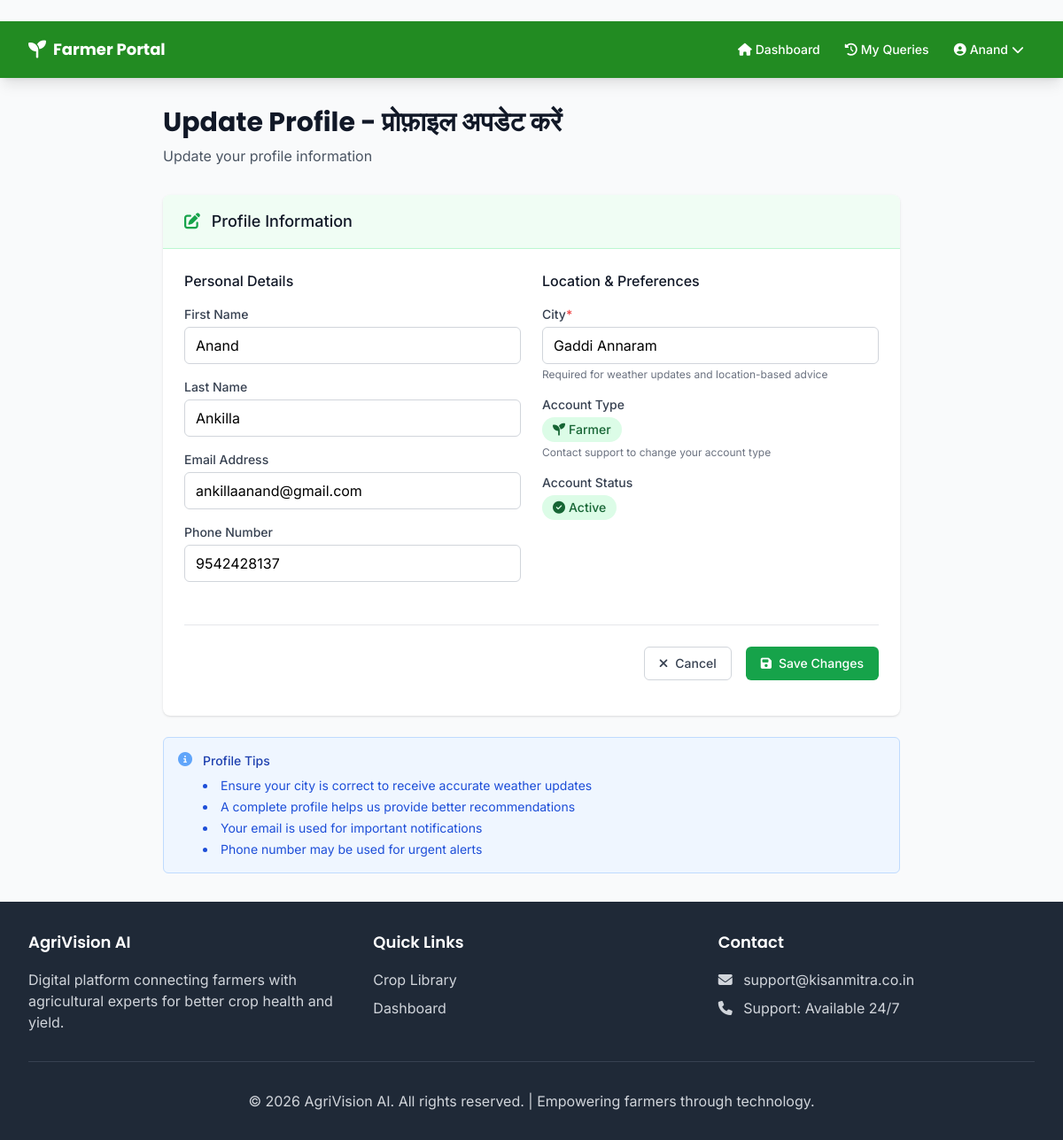
The page /dashboard/profile/update/ (signed in) on the database its author committed.
### core/models.py (models this page shows, shortened)
class User(AbstractUser):
    USER_TYPE_CHOICES = [
        ('farmer', _('Farmer')),
        ('expert', _('Expert')),
        ('admin', _('Administrator')),
    ]
    user_type = models.CharField(
        max_length=10,
        choices=USER_TYPE_CHOICES,
        default='farmer',
        help_text=_('Type of user: Farmer, Expert, or Administrator')
    )
    phone_number = models.CharField(
        max_length=15,
        blank=True,
        null=True,
        help_text=_('Contact phone number')
    )
    address = models.TextField(
        blank=True,
        null=True,
        help_text=_('Physical address')
    )
    city = models.CharField(
        max_length=100,
        blank=True,
        null=True,
        help_text=_("City for weather forecast, e.g., Hyderabad")
    )
    badges = models.JSONField(
        default=list,
        blank=True,
        help_text=_('Badges earned by the user')
    )
    created_at = models.DateTimeField(auto_now_add=True)
    updated_at = models.DateTimeField(auto_now=True)
    @property
    def is_farmer(self):
        return self.user_type == 'farmer'

### core/views.py (the view, shortened to what this page needs)
# urls.py: path('profile/update/', views.UpdateProfileView.as_view(), name='update_profile'),
class UpdateProfileView(LoginRequiredMixin, UpdateView):
    model = User
    form_class = ProfileUpdateForm
    template_name = 'dashboard/update_profile.html'
    success_url = reverse_lazy('core:profile')
    def get_object(self):
        return self.request.user
    def get_context_data(self, **kwargs):
        context = super().get_context_data(**kwargs)
        context['page_title'] = 'Update Profile - प्रोफ़ाइल अपडेट करें'
        return context

### templates/dashboard/update_profile.html (shortened to what this page needs)
﻿{% extends 'base.html' %}
{% block content %}
<div class="max-w-4xl mx-auto px-4 sm:px-6 lg:px-8 py-8">
    <div class="mb-8">
        <h1 class="font-heading font-bold text-3xl text-gray-900">{{ page_title }}</h1>
        <p class="text-gray-600 mt-2">Update your profile information</p>
    </div>
    <div class="bg-white shadow rounded-lg overflow-hidden">
        <div class="px-6 py-4 bg-green-50 border-b border-green-200">
            <h2 class="text-lg font-medium text-gray-900">
                <i class="fas fa-edit text-green-600 mr-2"></i>
                Profile Information</h2>
        </div>
        <form method="post" class="px-6 py-6">
            <div class="grid grid-cols-1 md:grid-cols-2 gap-6">
                <div>
                    <h3 class="text-base font-medium text-gray-900 mb-4">Personal Details</h3>
                    <div class="mb-4">
                        <label for="{{ form.first_name.id_for_label }}" class="block text-sm font-medium text-gray-700 mb-1">
                            First Name</label>
                        {{ form.first_name }}
                    </div>
                    <div class="mb-4">
                        <label for="{{ form.last_name.id_for_label }}" class="block text-sm font-medium text-gray-700 mb-1">
                            Last Name</label>
                        {{ form.last_name }}
                    </div>
                    <div class="mb-4">
                        <label for="{{ form.email.id_for_label }}" class="block text-sm font-medium text-gray-700 mb-1">
                            Email Address</label>
                        {{ form.email }}
                    </div>
                    <div class="mb-4">
                        <label for="{{ form.phone_number.id_for_label }}" class="block text-sm font-medium text-gray-700 mb-1">
                            Phone Number</label>
                        {{ form.phone_number }}
                    </div>
                </div>
                <div>
                    <h3 class="text-base font-medium text-gray-900 mb-4">Location & Preferences</h3>
                    <div class="mb-4">
                        <label for="{{ form.city.id_for_label }}" class="block text-sm font-medium text-gray-700 mb-1">
                            City<span class="text-red-500">*</span>
                        </label>
                        {{ form.city }}
                        <p class="mt-1 text-xs text-gray-500">
                            Required for weather updates and location-based advice
                        </p>
                    </div>
                    <div class="mb-4">
                        <label class="block text-sm font-medium text-gray-700 mb-1">
                            Account Type</label>
                        <div class="mt-1">
                            {% if user.is_farmer %}
                                <span class="inline-flex items-center px-3 py-1 rounded-full text-sm font-medium bg-green-100 text-green-800">
                                    <i class="fas fa-seedling mr-1"></i> Farmer</span>
                            {% elif user.is_expert %}
                                <span class="inline-flex items-center px-3 py-1 rounded-full text-sm font-medium bg-blue-100 text-blue-800">
                                    <i class="fas fa-graduation-cap mr-1"></i> Expert</span>
                            {% elif user.is_staff %}
                                <span class="inline-flex items-center px-3 py-1 rounded-full text-sm font-medium bg-gray-100 text-gray-800">
                                    <i class="fas fa-cog mr-1"></i> Administrator
                                </span>
                            {% endif %}
                        </div>
                        <p class="mt-1 text-xs text-gray-500">
                            Contact support to change your account type
                        </p>
                    </div>
                    <div class="mb-4">
                        <label class="block text-sm font-medium text-gray-700 mb-1">
                            Account Status
                        </label>
                        <div class="mt-1">
                            {% if user.is_active %}
                                <span class="inline-flex items-center px-3 py-1 rounded-full text-sm font-medium bg-green-100 text-green-800">
                                    <i class="fas fa-check-circle mr-1"></i> Active
                                </span>
                            {% else %}
                                <span class="inline-flex items-center px-3 py-1 rounded-full text-sm font-medium bg-red-100 text-red-800">
                                    <i class="fas fa-times-circle mr-1"></i> Inactive
                                </span>
                            {% endif %}
                        </div>
                    </div>
                </div>
            </div>
            <div class="mt-8 pt-6 border-t border-gray-200">
                <div class="flex flex-col sm:flex-row gap-4 justify-end">
                    <a href="{% url 'core:profile' %}"
                       class="inline-flex items-center justify-center px-4 py-2 border border-gray-300 text-sm font-medium rounded-md text-gray-700 bg-white hover:bg-gray-50 focus:outline-none focus:ring-2 focus:ring-offset-2 focus:ring-green-500">
                        <i class="fas fa-times mr-2"></i>
                        Cancel</a>
                    <button type="submit"
                            class="inline-flex items-center justify-center px-4 py-2 border border-transparent text-sm font-medium rounded-md text-white bg-green-600 hover:bg-green-700 focus:outline-none focus:ring-2 focus:ring-offset-2 focus:ring-green-500">
                        <i class="fas fa-save mr-2"></i>
                        Save Changes</button>
                </div>
            </div>
        </form>
    </div>
    <div class="mt-6 bg-blue-50 border border-blue-200 rounded-md p-4">
        <div class="flex">
            <div class="flex-shrink-0">
                <i class="fas fa-info-circle text-blue-400"></i>
            </div>
            <div class="ml-3">
                <h3 class="text-sm font-medium text-blue-800">
                    Profile Tips</h3>
                <div class="mt-2 text-sm text-blue-700">
                    <ul class="list-disc list-inside space-y-1">
                        <li>Ensure your city is correct to receive accurate weather updates</li>
                        <li>A complete profile helps us provide better recommendations</li>
                        <li>Your email is used for important notifications</li>
                        <li>Phone number may be used for urgent alerts</li>
                    </ul>
                </div>
            </div>
        </div>
    </div>
</div>
{% endblock %}

### templates/base.html (shortened to what this page needs)
{% load i18n %}
<!DOCTYPE html>
<html lang="en">
<head>
    <script src="https://cdn.tailwindcss.com"></script>
    <link rel="stylesheet" href="https://cdnjs.cloudflare.com/ajax/libs/font-awesome/6.4.0/css/all.min.css">
</head>
<body class="font-body bg-gray-50 min-h-screen">
    {% if user.is_authenticated %}
        <nav class="bg-kisan-green shadow-lg">
            <div class="max-w-7xl mx-auto px-4 sm:px-6 lg:px-8">
                <div class="flex justify-between h-16">
                    <div class="flex items-center min-w-0 flex-1">
                        <div class="flex-shrink-0 flex items-center">
                            <i class="fas fa-seedling text-white text-xl mr-2"></i>
                            <span class="font-heading font-bold text-white text-lg whitespace-nowrap">
                                {% if user.is_farmer %}
                                    Farmer Portal
                                {% elif user.is_expert %}
                                    Expert Center
                                {% else %}
                                    AgriVision AI
                                {% endif %}
                            </span>
                        </div>
                    </div>
                    <div class="hidden lg:flex items-center space-x-1">
                        <a href="{% url 'core:dashboard' %}" class="text-white hover:text-kisan-wheat px-3 py-2 rounded-md text-sm font-medium">
                            <i class="fas fa-home mr-1"></i>{% trans "Dashboard" %}
                        </a>
                        {% if user.is_farmer %}
                            <a href="{% url 'core:query_history' %}" class="text-white hover:text-kisan-wheat px-3 py-2 rounded-md text-sm font-medium">
                                <i class="fas fa-history mr-1"></i>{% trans "My Queries" %}
                            </a>
                        {% endif %}
                        <div class="relative group">
                            <button class="text-white hover:text-kisan-wheat px-3 py-2 rounded-md text-sm font-medium flex items-center">
                                <i class="fas fa-user-circle mr-1"></i>
                                {{ user.first_name|default:user.username|truncatechars:8 }}
                                <i class="fas fa-chevron-down ml-1"></i>
                            </button>
                        </div>
                    </div>
                </div>
            </div>
        </nav>
    {% endif %}
    <main>
        {% block content %}{% endblock %}
    </main>
    <footer class="bg-gray-800 text-white py-8 mt-auto">
        <div class="max-w-7xl mx-auto px-4 sm:px-6 lg:px-8">
            <div class="grid grid-cols-1 md:grid-cols-3 gap-8">
                <div>
                    <h3 class="font-heading font-semibold text-lg mb-4">{% trans "AgriVision AI" %}</h3>
                    <p class="text-gray-300">{% trans "Digital platform connecting farmers with agricultural experts for better crop health and yield." %}</p>
                </div>
                <div>
                    <h3 class="font-heading font-semibold text-lg mb-4">{% trans "Quick Links" %}</h3>
                    <ul class="space-y-2 text-gray-300">
                        <li><a href="{% url 'core:crop_library' %}" class="hover:text-white">{% trans "Crop Library" %}</a></li>
                        {% if user.is_authenticated %}
                            <li><a href="{% url 'core:dashboard' %}" class="hover:text-white">{% trans "Dashboard" %}</a></li>
                        {% else %}
                            <li><a href="{% url 'core:login' %}" class="hover:text-white">{% trans "Login" %}</a></li>
                            <li><a href="{% url 'core:signup' %}" class="hover:text-white">{% trans "Register" %}</a></li>
                        {% endif %}
                    </ul>
                </div>
                <div>
                    <h3 class="font-heading font-semibold text-lg mb-4">{% trans "Contact" %}</h3>
                    <p class="text-gray-300">
                        <i class="fas fa-envelope mr-2"></i>
                        support@kisanmitra.co.in
                    </p>
                    <p class="text-gray-300 mt-2">
                        <i class="fas fa-phone mr-2"></i>
                        {% trans "Support: Available 24/7" %}
                    </p>
                </div>
            </div>
            <div class="border-t border-gray-700 mt-8 pt-8 text-center text-gray-300">
                <p>&copy; 2026 {% trans "AgriVision AI. All rights reserved. | Empowering farmers through technology." %}</p>
            </div>
        </div>
    </footer>
</body>
</html>

### templates/dashboard/update_profile.html (style rules this page uses)
form input[type="text"], form input[type="email"], form input[type="tel"] { @apply mt-1 block w-full border-gray-300 rounded-md shadow-sm focus:ring-green-500 focus:border-green-500 sm:text-sm; }

### rows shown on the page
User: first_name "Anand", last_name "Ankilla", email "ankillaanand@gmail.com", phone_number "9542428137", city "Gaddi Annaram"

### other values the page prints
{{ page_title }} "Update Profile - प्रोफ़ाइल अपडेट करें"
